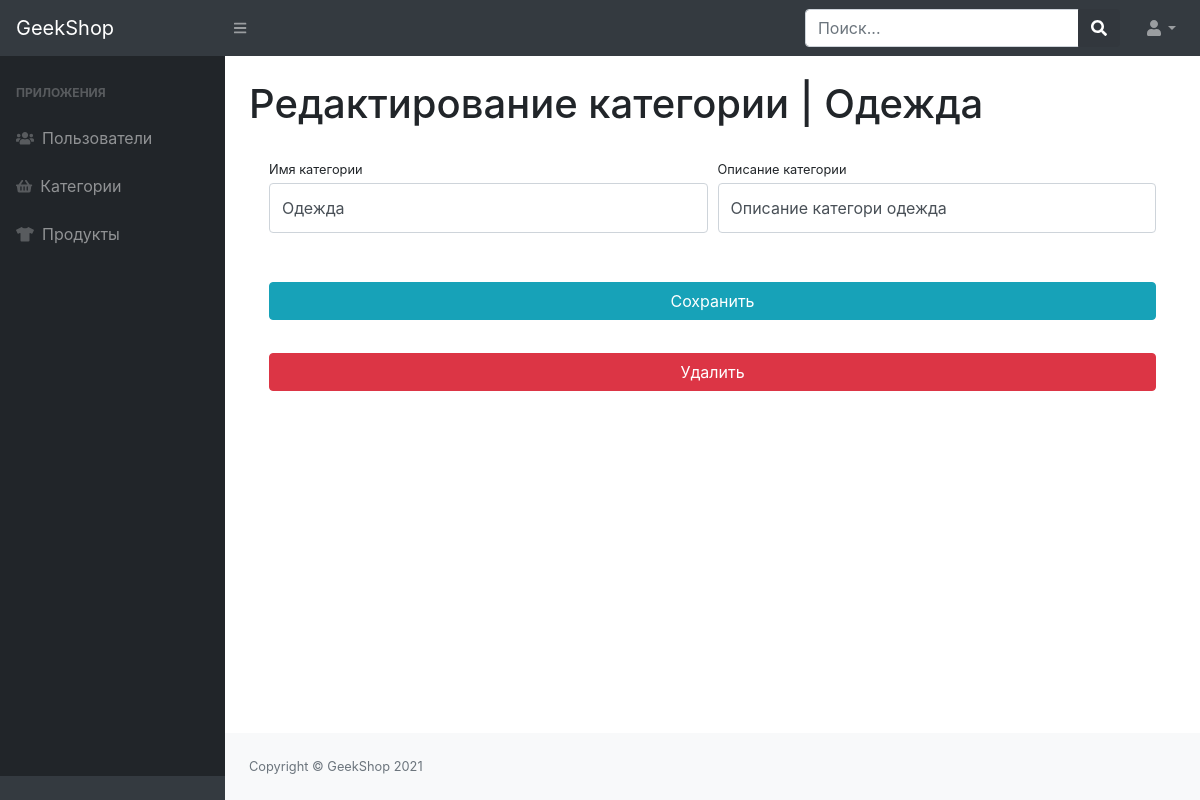
The app's page /admins/category_update/1 (signed in), older data.
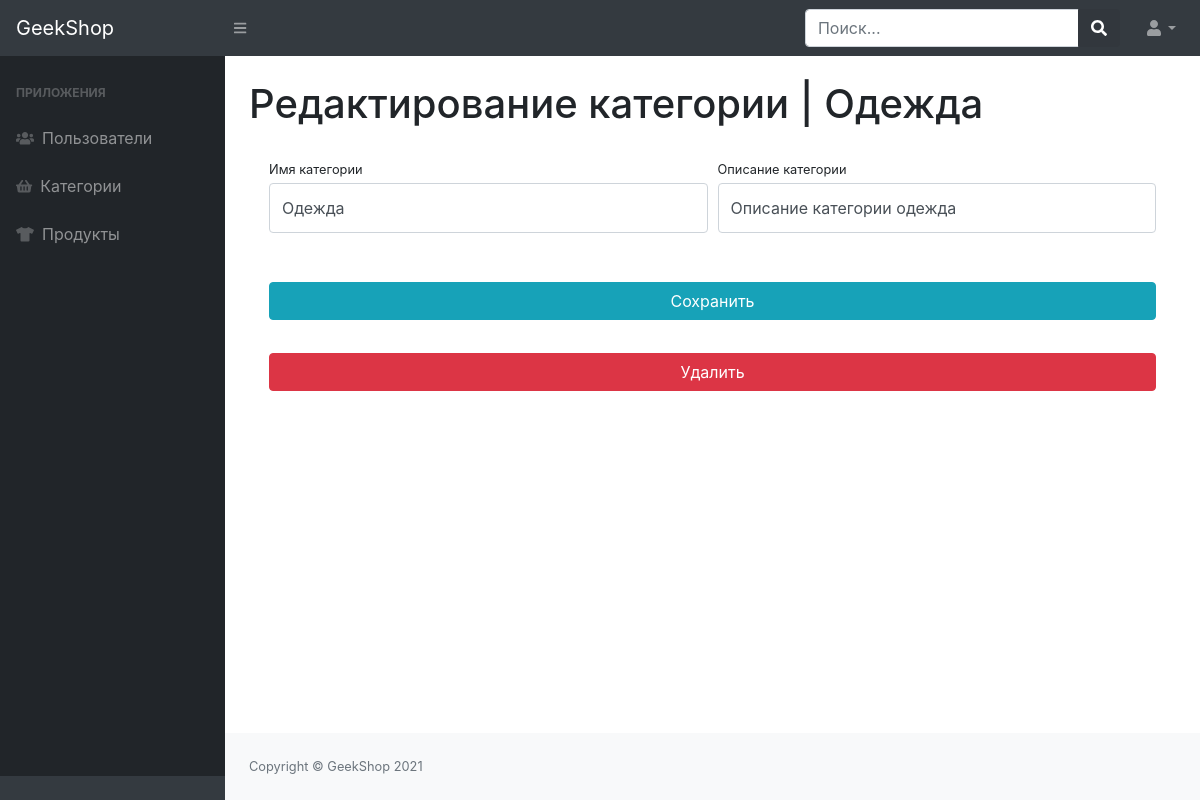
The same page, newer data.
### products/models.py (models this page shows, shortened)
class ProductCategory(models.Model):
	name = models.CharField(max_length=65, unique=True)
	description = models.TextField(blank=True)

### admins/views.py (the view)
# urls.py: path("category_update/<int:pk>", CategoryUpdateView.as_view(), name="admin_category_update"),
class CategoryUpdateView(UpdateView):
	model = ProductCategory
	context_object_name = "category"
	form_class = ProductCategoryForm_Admin
	template_name = "admins/admin-category-update-delete.html"
	success_url = reverse_lazy("admins:admin_category_show")
	def get_context_data(self, *, object_list=None, **kwargs):
		context = super(CategoryUpdateView, self).get_context_data(**kwargs)
		context["title"] = "Редактирование категории"
		return context
	@method_decorator(user_passes_test(lambda u: u.is_staff))
	def dispatch(self, request, *args, **kwargs):
		return super(CategoryUpdateView, self).dispatch(request, *args, **kwargs)

### admins/forms.py
class ProductCategoryForm_Admin(forms.ModelForm):
	name = forms.CharField(widget=forms.TextInput(attrs={"class": "form-control py-4"}))
	description = forms.CharField(widget=forms.TextInput(attrs={"class": "form-control py-4"}), required=False)
	class Meta:
		model = ProductCategory
		fields = ("name", "description")

### products/context_processors.py (called while the page is built)
def basket(request):
	basket_list = []
	if request.user.is_authenticated:
		basket_list = Basket.objects.filter(user=request.user)
	return {"baskets": basket_list}

### admins/templates/admins/admin-category-update-delete.html (shortened to what this page needs)
{% extends "admins/base.html" %}
{% load static %}
{% block content %}
<div id="layoutSidenav_content">
    <main>
        <div class="container-fluid">
            <h1 class="mt-4">Редактирование категории | {{ category.name }}</h1>
            <div class="card-body">
                <form action="{% url 'admins:admin_category_update' category.pk %}" method="POST">
                    <div class="form-row">
                        <div class="col-lg-6">
                            <div class="form-group">
                                <label class="small mb-1" for="{{ form.name.id_for_label }}">Имя категории</label>
                                {{ form.name }}
                            </div>
                        </div>
                        <div class="col-lg-6">
                            <div class="form-group">
                                <label class="small mb-1" for="{{ form.description.id_for_label }}">Описание категории</label>
                                {{ form.description }}
                            </div>
                        </div>
                    </div>
                    <div class="form-row">
                        <div class="col-lg-12" style="margin-top: 33px;">
                            <input class="btn btn-info btn-block" type="submit" value="Сохранить">
                        </div>
                    </div>
                </form>
                <form action="{% url 'admins:admin_category_delete' category.pk %}" method="post">
                    <div class="row">
                        <div class="col-lg-12" style="margin-top: 33px;">
                            <input type="submit" class="btn btn-danger btn-block" value="Удалить">
                        </div>
                    </div>
                </form>
            </div>
        </div>
    </main>
    <footer class="py-4 bg-light mt-auto">
        <div class="container-fluid">
            <div class="d-flex align-items-center justify-content-between small">
                <div class="text-muted">Copyright &copy; GeekShop 2021</div>
            </div>
        </div>
    </footer>
</div>
{% endblock %}

Row changes from the older to the newer data that the page shows:
changed ProductCategory "Одежда": description "Описание категори одежда" → "Описание категории одежда"
